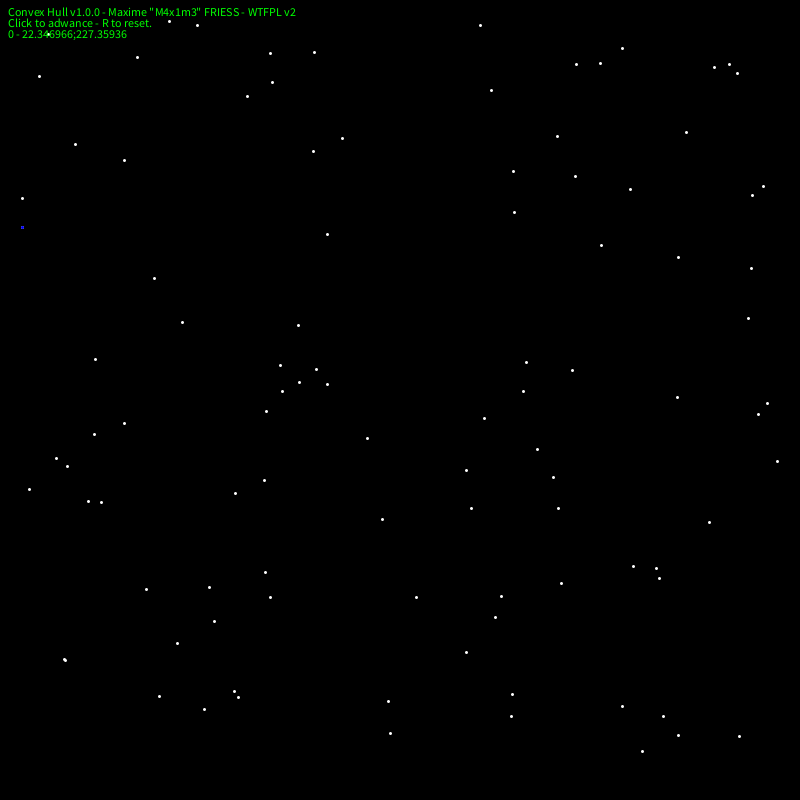
Frame 1 (no input)
Frame 60 (the mouse pressed at the canvas centre just before this capture): identical to frame 1, image omitted
Frame 120 (the mouse held since frame 60 and released just before this capture): identical to frame 1, image omitted

The Processing sketch that drew this single still picture (run headless with seeded random() and noise(); from frame 60 on, the mouse is pressed at the canvas centre):

// Processing sketch: env_convexes
// ── env_convexes.pde
/**
 * Simple and slow algorythm to ge the convex hull surrounding a cloud of points.
 *
 * @author Maxime "M4x1m3" FRIESS
 * @license WTFPL v2
 * @version 1.0.0
 */

import java.util.Collections;

/**
 * Simple interface for class which generates points.
 */
public interface PointGenerator {
    /**
     * Generates a point.
     *
     * @param   pos     position of the point in the list of points.
     *
     * @return  a single generated point.
     */
    public Point run(int pos);
}

/**
 * Class used to generate points randombly
 */
public class RandomPointGenerator implements PointGenerator {
    float min, max;
    
    /**
     * Constructor. Points will be generated between (min, min) and (max, max).
     *
     * @param   min     min x and y.
     * @param   max     max x and y.
     */
    public RandomPointGenerator(float min, float max) {
        this.min = min;
        this.max = max;
    }
    
    /**
     * @see PointGenerator#run
     */
    public Point run(int pos) {
        return new Point(random(min, max), random(min, max));
    }
}

/**
 * Class describing a 2D vector.
 * Could have used {@link PVector} but decided not to.
 * "You don't use a train to transport a single fridge, do you?"
 * (And i like OOP so I don't mind adding classes :p)
 */
public class Vec {
    public float x, y;
    
    /**
     * Create a vector from its two coordinates.
     *
     * @param   x       Vector's x coordinate.
     * @param   y       Vector's x coordinate.
     */
    public Vec(float x, float y) {
        this.x = x;
        this.y = y;
    }
    
    /**
     * Create a vector from two points.
     * Vx = Bx - Ax;
     * Vy = By - Ay;
     *
     * @param   a       beginning.
     * @param   b       end.
     */
    public Vec(Point a, Point b) {
        this.x = b.x - a.x;
        this.y = b.y - a.y;
    }
    
    /**
     * Calculates determinant of vectors, aka normal of cross product.
     * det (AB,AC) = (Xb - Xa) * (Yc - Ya) - (Yb - Ya) * (Xc - Xa)
     * We assume this and other to start from same point A, beeing at (0,0).
     * Thus we have det (AB,AC) = Xb * Yc - Yb * Xc
     *
     * @param   other   bector to calculate determinant with.
     */
    public float det(Vec other) {
        return (this.x * other.y) - (other.x * this.y);
    }
}

/**
 * Represents a point.
 */
public class Point implements Comparable<Point> {
    public float x, y;
    
    /**
     * Create a points from its coordinates.
     *
     * @param   x       X of the point.
     * @param   y       Y of the point.
     */
    public Point(float x, float y) {
        this.x = x;
        this.y = y;
    }
    
    /**
     * Draws the point
     */
    public void draw() {
        point(x, y);
    }
    
    /**
     * Draws a line between this and p.
     *
     * @param   p       End of the line.
     *
     * @return  p, this is use so that we can chain drawing: a.draw(b).draw(c);
     */
    public Point draw(Point p) {
        line((int) this.x, (int) this.y, (int) p.x, (int) p.y);
        return p;
    }
    
    /**
     * Function used to compare two points.
     * We are comparing the X coordinates of the points.
     * @see Comparable#compareTo
     *
     * @param   p       Point to compare with.
     *
     * @return  - negative number if this.x < p.x
     *          - 0 if this.x == p.x
     *          - positive number if this.x > p.x
     */
    @Override
    public int compareTo(Point p) {
        return (this.x < p.x) ? -1 : (this.x > p.x) ? 1 : 0;
    }
    
    /**
     * Gets string representation of point.
     *
     * @return  A string representation in the form of x;y
     */
    @Override
    public String toString() {
        return this.x + ";" + this.y;
    }
    
    public boolean equals(Object x) {
        if (x != null && x.getClass() == Point.class) {
            Point p = (Point) x;
            return p.x == this.x && p.y == this.y;
        } else {
            return false;
        }
    }
}

/**
 * Generates an ArrayList<Point> containing num points.
 *
 * @param   num     number of points to generate.
 * @param   g       PointGenerator to use.
 *
 * @return  an ArrayList<Point> containing the generated points.
 */
public static ArrayList<Point> generatePoints(int num, PointGenerator g) {
    ArrayList<Point> out = new ArrayList<Point>();
    
    for(int i = 0; i < num; i++) {
        out.add(g.run(i));
    }
    
    return out;
}

/**
 * Check if point C is to the "left" of vector AB.
 *
 * @param   a       Point A.
 * @param   b       Point B.
 * @param   c       Point C, to check if on left of AB.
 *
 * @return  true if C on the left of AB. false otherwise.
 */
boolean isPointLeft(Point a, Point b, Point c) {
    Vec ab = new Vec(a, b);
    Vec ac = new Vec(a, c);
    
    return ab.det(ac) > 0;
}

/**
 * Magic slow af function to get the point which makes a
 * vector with p having no points on the left.
 *
 * @param   p       Base point of vector.
 * @param   points  List of points.
 *
 * @return  The single point making a vector with p such as
 *          there are none other points on the left of that vector.
 */
Point getMostLeftPoint(Point p, ArrayList<Point> points) {
    for(int i = 0; i < points.size(); i++) {
        boolean points_left = false;
        Point p2 = points.get(i);
        
        if (p2 == p) continue;
        
        for(int j = i; j < points.size(); j++) {
            Point p3 = points.get(j);
            if (isPointLeft(p, p2, p3)) {
                points_left = true;
                break;
            }
        }
        
        if (!points_left) {
            return p2;
        }
    }
    
    // Should never happen.
    return null;
}

// Bunch of global variables.
ArrayList<Point> points;
ArrayList<Point> convex_hull;
Point p, p2;
boolean done;

/**
 * Draws the point list.
 */
void drawPoints() {
    for(Point p : points) {
        p.draw();
    }
}

/**
 * Draw the hull contained in the `convex_hull` ArrayList<Point>
 */
void drawHull() {
    for(int i = 0; i < convex_hull.size() - 1; i++) {
        convex_hull.get(i).draw(convex_hull.get(i+1));
    }
    
    if (convex_hull.size() > 0 && done) {
        convex_hull.get(0).draw(convex_hull.get(convex_hull.size() - 1));
    }
}

/**
 * Handles key presses.
 *
 * Resets the script when R is pressed.
 */
void keyPressed() {
    if (key == 'r') {
        setup();
    }
}

/**
 * Handles mouse clicks.
 *
 * Steps forward in generating the hull when clicked.
 */
void mouseClicked() {
    if (done) return;

    p2 = getMostLeftPoint(p, points);
    p = p2;
    
    if (points.get(0).equals(p)) {
        done = true;

        return;
    }
    
    convex_hull.add(p);
}

/**
 * Init the script.
 */
void setup() {
    size(800, 800);
    
    done = false;
    points = generatePoints(100, new RandomPointGenerator(10, 790));

    Collections.sort(points);
    
    convex_hull = new ArrayList<Point>();
    convex_hull.add(points.get(0));
    
    p = points.get(0);
    p2 = null;
}

/**
 * Draws the points, the hull and some informative text.
 */
void draw() {
    background(0);
    
    stroke(255);
    strokeWeight(3);
    
    drawPoints();
    
    stroke(color(0, 0, 255));
    points.get(0).draw();
    
    strokeWeight(1);
    stroke(color(255, 0, 0));
    
    drawHull();
    
    fill(color(0, 255, 0));
    text("Convex Hull v1.0.0 - Maxime \"M4x1m3\" FRIESS - WTFPL v2", 8, 16);
    text("Click to adwance - R to reset.", 8, 27);
    
    for(int i = 0; i < convex_hull.size(); i++) {
        text(i + " - " + convex_hull.get(i), 8, 27 + 11 * (i + 1));
    }
    
    if(done) {
        text("DONE!", 8, 27 + 11 * (convex_hull.size() + 1));
    }
}
